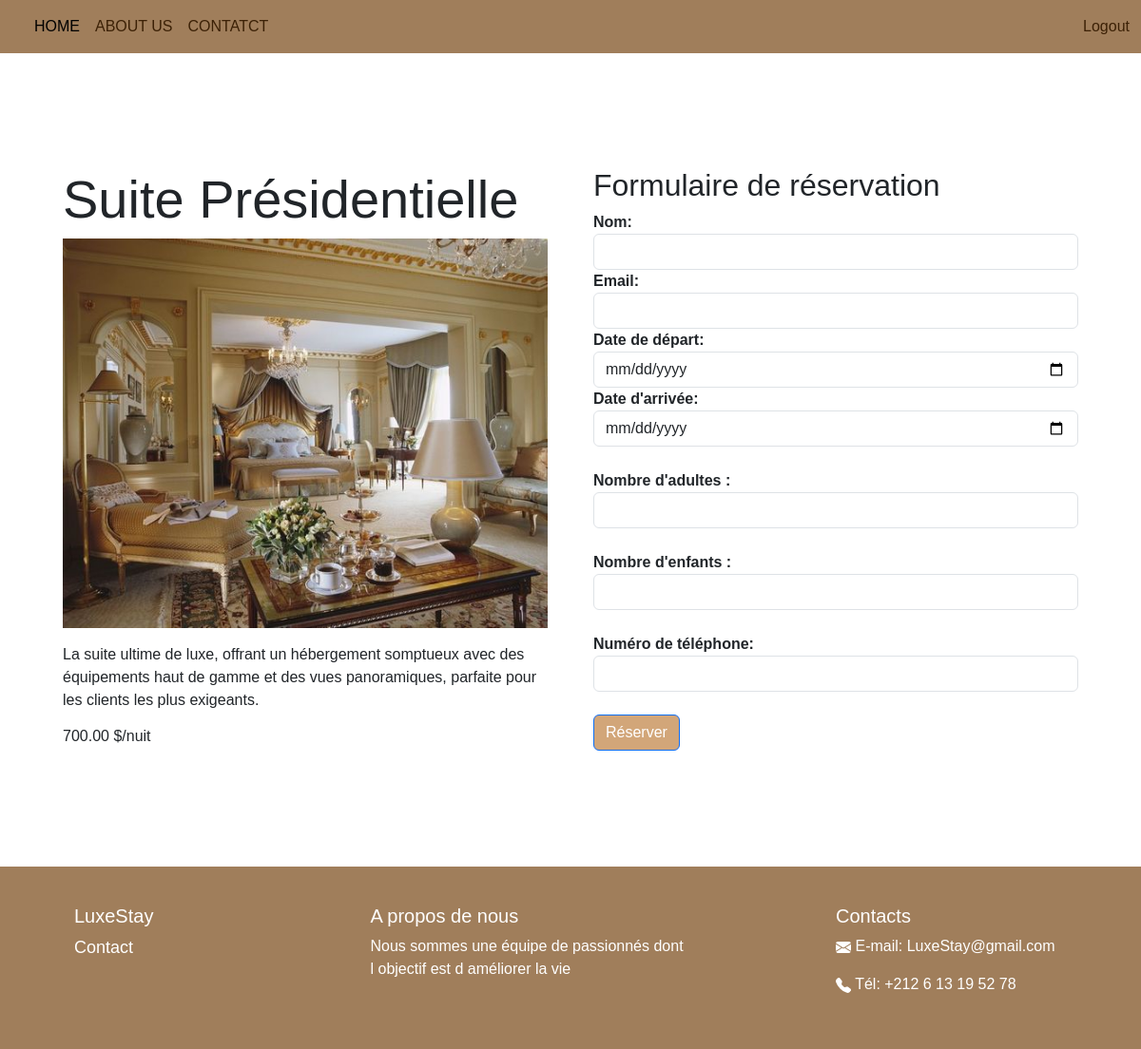
Page /reservation/4/ (signed in) on the earlier database version.
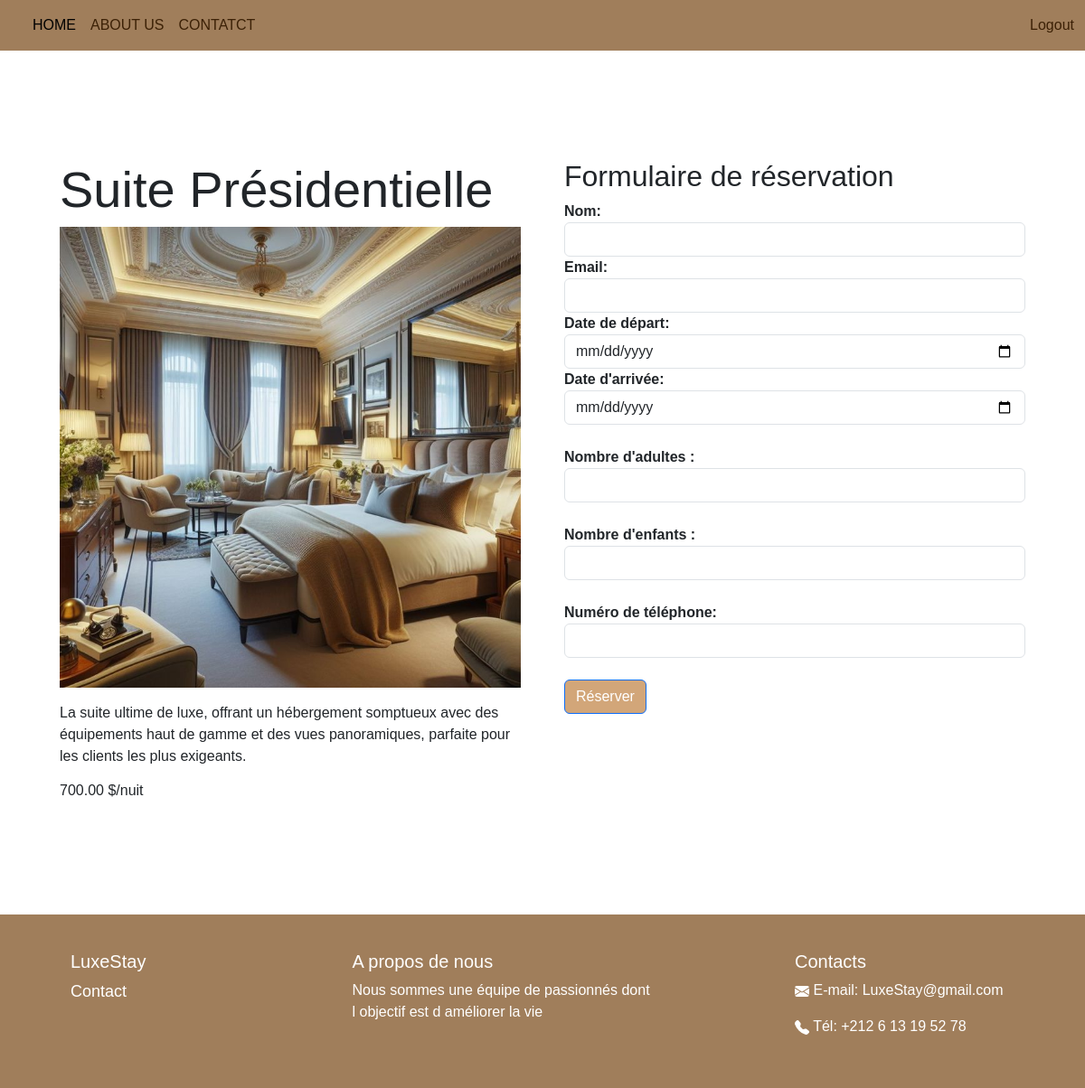
Same page on the later database version.
### hotel/models.py (models this page shows, shortened)
class Room(models.Model):
    name = models.CharField(max_length=100)
    description = models.TextField()
    price_per_night = models.DecimalField(max_digits=10, decimal_places=2)
    image = models.ImageField(upload_to='media/')

### hotel/views.py (the view)
# urls.py: path('reservation/<int:room_id>/', views.ReservationView.as_view(), name='reservation'),
class ReservationView(LoginRequiredMixin, View):
    def get(self, request, room_id):
        room = get_object_or_404(Room, pk=room_id)
        form = ReservationForm()
        return render(request, 'reservation.html', {'room': room, 'form': form})

### hotel/forms.py
class ReservationForm(forms.ModelForm):
    class Meta:
        model = Reservation
        fields = ['guest_name', 'guest_email', 'check_in', 'check_out']

### hotel/templates/reservation.html (shortened to what this page needs)
{% extends 'index.html' %}
{% block content %}
<div class="container my-5">
  <div class="row">
    <div class="col-md-6 p-4">
      <h2 class="display-4">{{ room.name }}</h2>
      <img src="{{ room.image.url }}" class="img-fluid" alt="{{ room.name }}">
      <p class="pr-4 mt-3">{{ room.description }}</p>
      <h6>{{ room.price_per_night }} $/nuit</h6>
    </div>
    <div class="col-md-6 p-4">
      <h2>Formulaire de réservation</h2>
     <form method="post" action="{% url 'send_reserve' room.id %}">
        <div class="form-group">
          <label for="guest_name"><strong>Nom:</strong></label>
          <input type="text" class="form-control" id="guest_name" name="guest_name" required>
        </div>
        <div class="form-group">
          <label for="email"><strong>Email:</strong></label>
          <input type="email" class="form-control" id="guest_email" name="guest_email" required>
        </div>
        <div class="form-group">
          <label for="check_out"><strong>Date de départ:</strong></label>
          <input type="date" class="form-control" id="check_out" name="check_out" required>
        </div>
        <div class="form-group">
          <label for="check_in"><strong>Date d'arrivée:</strong></label>
          <input type="date" class="form-control" id="check_in" name="check_in" required>
        </div><br>
        <div class="form-group">
          <label for="nombreAdult"><strong>Nombre d'adultes :</strong></label>
          <input type="number" class="form-control" id="nombreAdult" name="nombreAdult" min="0" max="10" required>
        </div><br>
        <div class="form-group">
          <label for="nombreEnfant"><strong>Nombre d'enfants :</strong></label>
          <input type="number" class="form-control" id="nombreEnfant" name="nombreEnfant" min="0" max="10" required>
        </div><br>
        <div class="form-group">
          <label for="telephone"><strong>Numéro de téléphone:</strong></label>
          <input type="tel" class="form-control" id="telephone" name="telephone"  required>
        </div><br>
        <button type="submit" class="btn btn-primary">Réserver</button>
      </form>
    </div>
  </div>
</div>
{% endblock %}

Differences in the rows shown:
changed Room "Suite Présidentielle": image: a different picture
